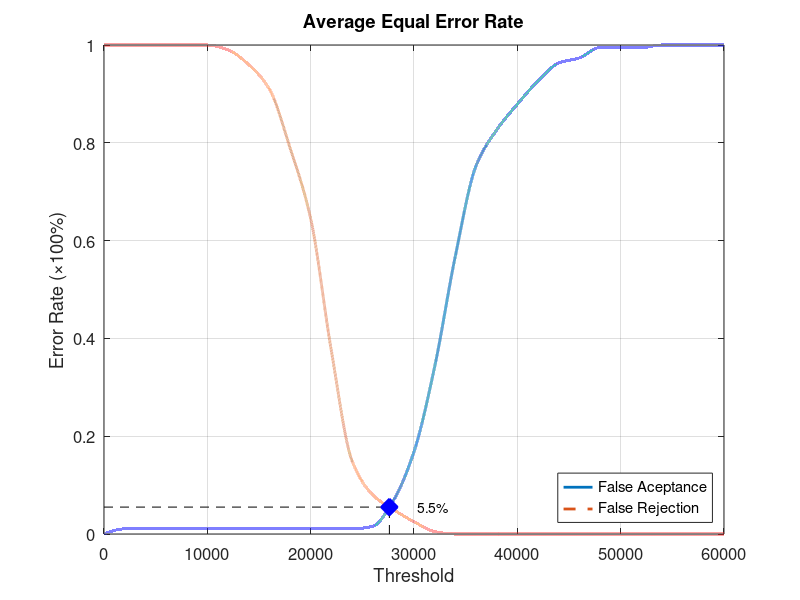
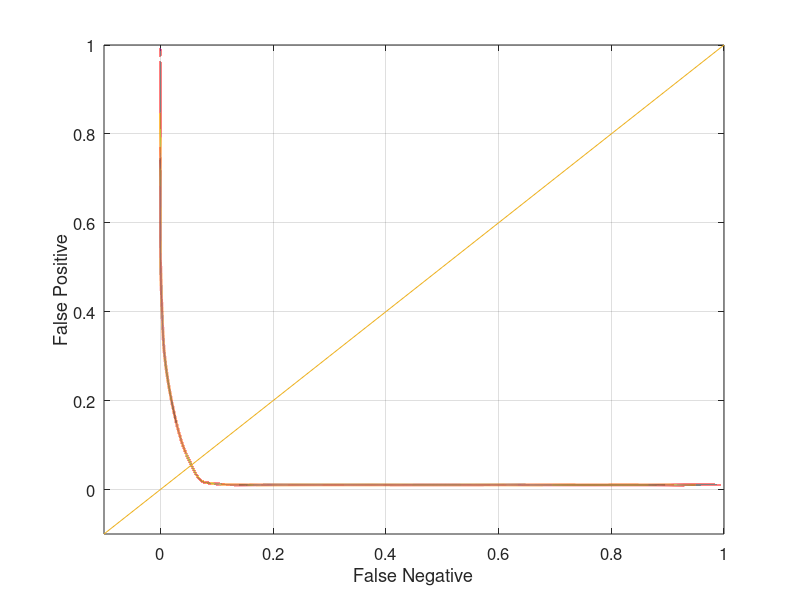

MATLAB code to generate these figures, in order:
function yEER = Database5_4
close all;
clear;
clc;
x = 0:2000:60000;
xq = 0:0.5:60000;

y0 = [0 0.0105263 0.0105263 0.0105263 0.0105263 0.0105263 0.0105263 0.0105263 0.0105263 0.0105263 0.0105263 0.0105263 0.0105263 0.0157895 0.0684211 0.168421 0.342105 0.568421 0.752632 0.826316 0.878947 0.926316 0.963158 0.973684 0.994737 0.994737 0.994737 1 1 1 1];
yy0 = interp1(x, y0, xq, 'pchip');
y1 = [1 1 1 1 1 1 0.99 0.96 0.91 0.79 0.645 0.375 0.15 0.08 0.05 0.025 0.005 0 0 0 0 0 0 0 0 0 0 0 0 0 0];
yy1 = interp1(x, y1, xq, 'pchip');

% Calculating EER: 
y2 = abs(y0 - y1);
find(y2 == min(y2))
yy2 = abs(yy0 - yy1);
xEER = find(yy2 == min(yy2));
xEERIndex = xq(xEER) % X-axis EER
yEER = yy0(xEER) % Y-axis EER

main = figure
plot(xq, yy0,'-','LineWidth', 2);	hold on
plot(xq, yy1,'--','LineWidth', 2);	hold on
plot([xEERIndex xEERIndex], [0 yEER], 'k--');	hold on
plot([0 xEERIndex], [yEER yEER], 'k--');	hold on
plot(xEERIndex, yEER, 'bx', 'LineWidth', 10);	hold on
text(xEERIndex + 10 * xEERIndex / 100, yEER, [num2str(round((10000 * yEER)) / 100) '%'])
legend('False Aceptance', 'False Rejection', 'Location', 'SouthEast')
xlabel('Threshold')
ylabel('Error Rate (\times100%)')
title('Average Equal Error Rate')
set(gca, 'FontSize', 12)
axis([0 60000 0 1])
grid on

print(main, 'Database5_4Main', '-dpng');
FNRxFPR = figure('Color', [1 1 1]);
plot(yy1, yy0, '-', yy1, yy0, 'LineWidth', 2);
hold on
y = -0.1:0.1:1
plot(y, y); 
set(gca, 'FontSize', 12)
xlabel('False Negative')
ylabel('False Positive')
axis([-0.1 1 -0.1 1])
set(gca, 'FontSize', 12)
grid on

print(FNRxFPR, 'Database5_4FNRxFPR','-dpng');
end
